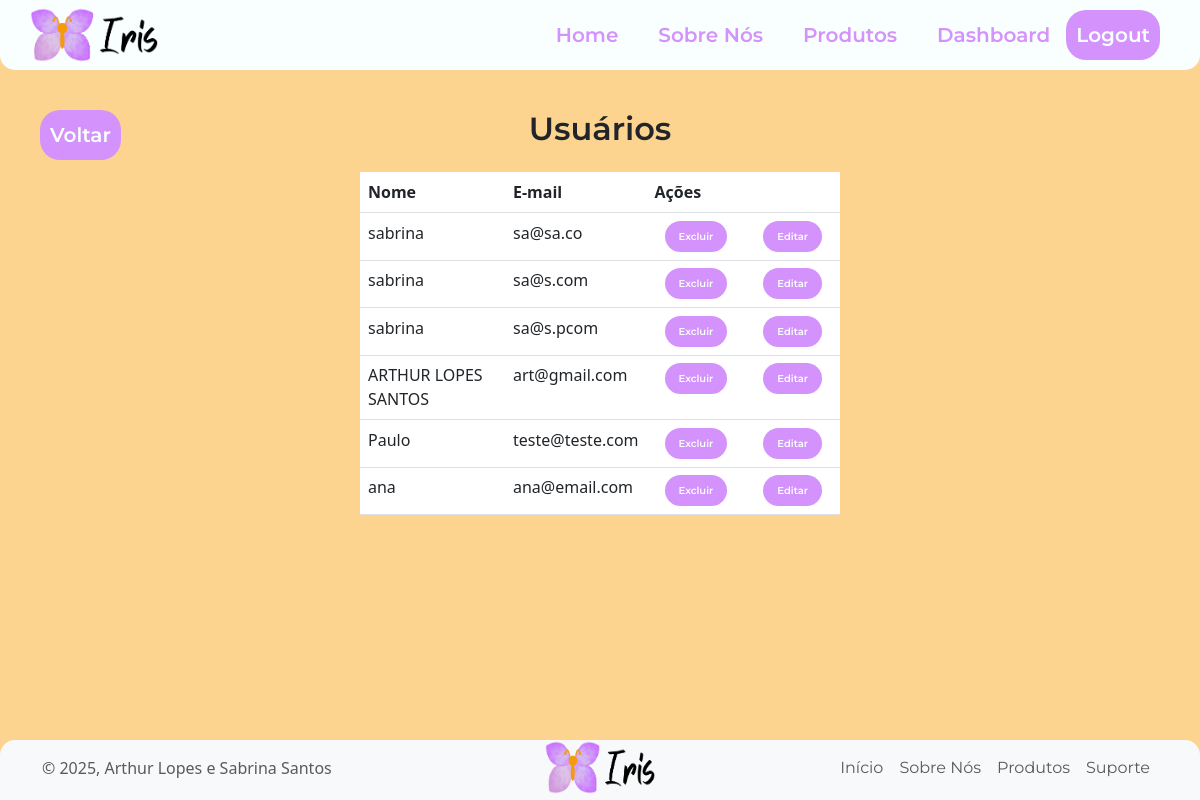
/usuarios (signed in), run on the app's committed database.
### app/models.py (models this page shows)
class Usuario(models.Model):
    nome = models.CharField(max_length = 100)
    email = models.EmailField()
    senha = models.CharField(max_length = 16)
    CEP = models.CharField(max_length = 8,  null=True)
    logradouro = models.CharField(max_length = 100,  null=True)
    bairro = models.CharField(max_length = 100,  null=True)
    localidade = models.CharField(max_length = 100,  null=True)
    estado = models.CharField(max_length = 100,  null=True)
    numero_residencia = models.IntegerField(null=True)

### app/views.py (the view)
# urls.py: path('usuarios', views.exibirUsuarios, name = "exibirUsuarios"),
def exibirUsuarios(request):
    usuarios = Usuario.objects.all().values()
    return render(request, "usuarios.html", {'listUsuarios': usuarios})

### app/templates/usuarios.html (shortened to what this page needs)
{% extends 'template.html' %}
{% load static %}
{% block 'main' %}
<div class="position-relative mb-4 mt-6" style="width: 100%;">
    <a href="{% url 'dashboard' %}" class="btn_voltar position-absolute start-0" style="left:0;">
        Voltar
    </a>
    <h2 class="text-center mb-0">Usuários</h2>
</div>
<table class="table table-hover p-3 m-auto" style="width: 40%;">
    <tr id="trUsuarios">
        <th>Nome</th>
        <th>E-mail</th>
        <th colspan="2">Ações</th>
    </tr>
    {% for user in listUsuarios %}
    <tr id="trProd">
        <tr>
            <td>{{ user.nome }}</td>
            <td>{{ user.email }}</td>
        <td>
            <a href="{% url 'excluirUsuario' user.id %}" class="btn-acao btn-excluir">Excluir</a>
        </td>
        <td>
            <a href="{% url 'editarUsuario' user.id %}" class="btn-acao btn-editar">Editar</a>
        </td>
    </tr>
    {% endfor %}
</table>
{% endblock %}

### app/static/css/estilo.css (style rules this page uses)
body { margin: 0; padding-top: 80px; background-color: #fcd48f; }
a, p, button { font-family: "Montserrat", sans-serif; font-optical-sizing: auto; font-weight: 600 }
h1, h2 { font-family: "Montserrat", sans-serif; font-optical-sizing: auto; font-weight: 600; }
.btn-acao { background-color: #d492fd; color: #F9FFFE !important; margin-right: 10px; margin-left: 10px; padding: 8px 14px; font-size: 10px; border-radius: 18px; border: none; cursor: pointer; text-decoration: none; display: inline-block; margin: 0 10px; }
h2 { text-align: center; margin-bottom: 30px; }
.btn_voltar { background-color: #d492fd; color: #F9FFFE !important; margin-right: 40px; margin-left: 40px; padding: 10px; font-size: 20px; border-radius: 20px; border: none; cursor: pointer; text-decoration: none; }

### data on the page
Usuario: nome "sabrina", email "sa@sa.co"
Usuario: nome "sabrina", email "sa@s.com"
Usuario: nome "sabrina", email "sa@s.pcom"
Usuario: nome "ARTHUR LOPES SANTOS", email "art@gmail.com"
Usuario: nome "Paulo", email "teste@teste.com"
Usuario: nome "ana", email "ana@email.com"
